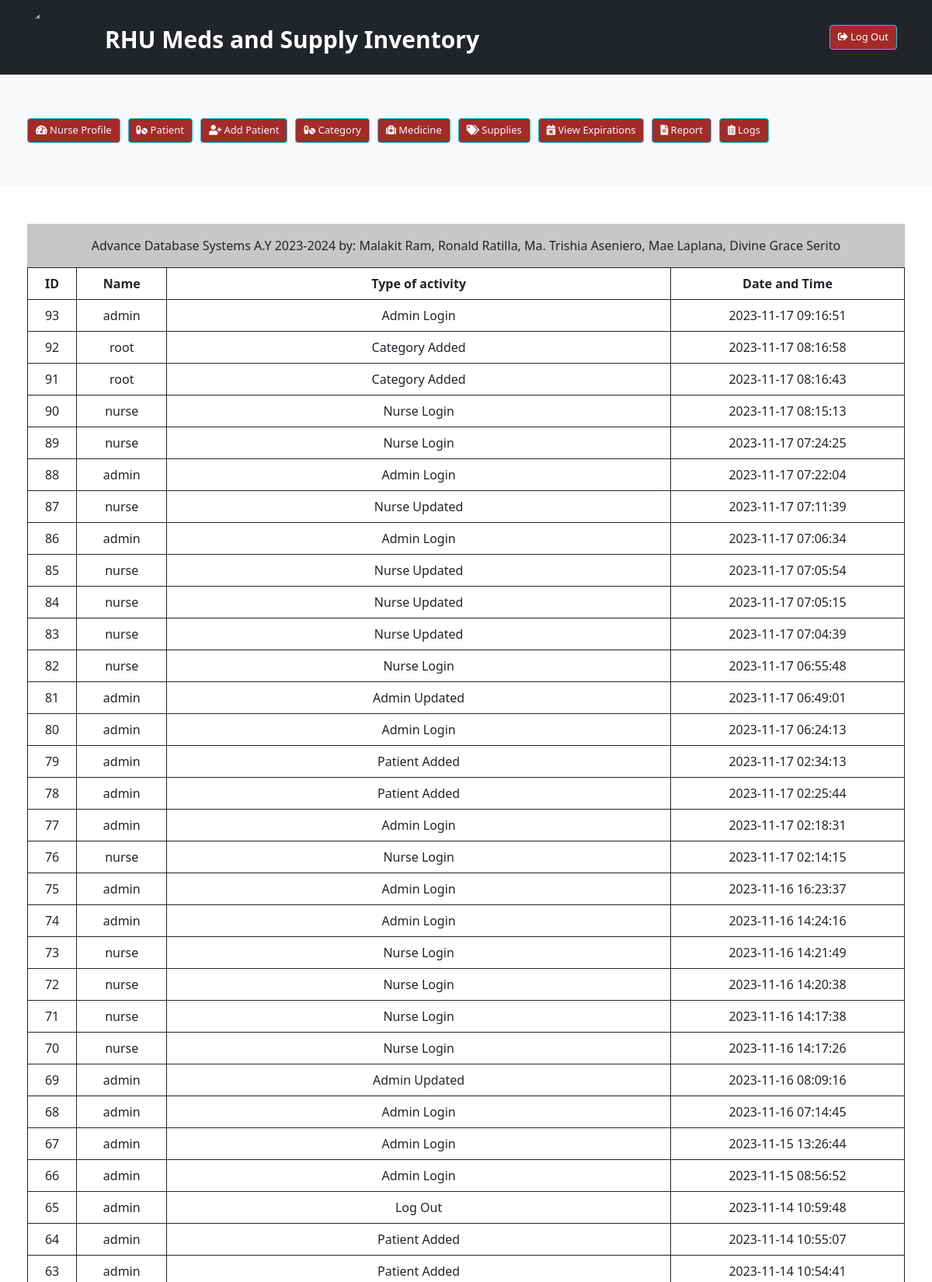
Page /nactivitylog.php (upper part) on the committed database.
### tables this page shows
CREATE TABLE `activitylogstb` (
  `id` int(11) NOT NULL,
  `accountname` varchar(255) DEFAULT NULL,
  `kindofactivity` varchar(255) NOT NULL,
  `dateandtime` datetime DEFAULT NULL
);

### nactivitylog.php (the view, shortened to what this page needs)
<!DOCTYPE html>
<html>
<head>
    <link href="https://cdn.jsdelivr.net/npm/bootstrap@5.0.2/dist/css/bootstrap.min.css" rel="stylesheet">
    <?php  include("nurse_dashboard.php"); ?>
</head>
<div class="container mt-5">
<table class="table table-responsive table-bordered border-dark table-hover text-center ">
        <tr>
            <th>ID</th>
            <th>Name</th>
            <th>Type of activity</th>
            <th>Date and Time</th>
        </tr>
</div>
<?php
include "dbconfig.php";
include "footer.php";
$sql = "SELECT * FROM activitylogstb ORDER BY dateandtime DESC";
$result = $conn->query($sql);
if ($result->num_rows > 0) {
    while ($row = $result->fetch_assoc()) {
        echo "<tr>";
        echo "<td>" . $row["id"] . "</td>";
        echo "<td>" . $row["accountname"] . "</td>";
        echo "<td>" . $row["kindofactivity"] . "</td>";
        echo "<td>" . $row["dateandtime"] . "</td>";
        echo "</tr>";
    }
} else {
    echo "No activity logs found.";
}
?>
</body>
</html>

### nurse_dashboard.php (style rules this page uses)
.container { padding: 0 5px; }

### rows in the picture
activitylogstb: id "93", accountname "admin", kindofactivity "Admin Login", dateandtime "2023-11-17 09:16:51"
activitylogstb: id "92", accountname "root", kindofactivity "Category Added", dateandtime "2023-11-17 08:16:58"
activitylogstb: id "91", accountname "root", kindofactivity "Category Added", dateandtime "2023-11-17 08:16:43"
activitylogstb: id "90", accountname "nurse", kindofactivity "Nurse Login", dateandtime "2023-11-17 08:15:13"
activitylogstb: id "89", accountname "nurse", kindofactivity "Nurse Login", dateandtime "2023-11-17 07:24:25"
activitylogstb: id "88", accountname "admin", kindofactivity "Admin Login", dateandtime "2023-11-17 07:22:04"
activitylogstb: id "87", accountname "nurse", kindofactivity "Nurse Updated", dateandtime "2023-11-17 07:11:39"
activitylogstb: id "86", accountname "admin", kindofactivity "Admin Login", dateandtime "2023-11-17 07:06:34"
activitylogstb: id "85", accountname "nurse", kindofactivity "Nurse Updated", dateandtime "2023-11-17 07:05:54"
activitylogstb: id "84", accountname "nurse", kindofactivity "Nurse Updated", dateandtime "2023-11-17 07:05:15"
activitylogstb: id "83", accountname "nurse", kindofactivity "Nurse Updated", dateandtime "2023-11-17 07:04:39"
activitylogstb: id "82", accountname "nurse", kindofactivity "Nurse Login", dateandtime "2023-11-17 06:55:48"
activitylogstb: id "81", accountname "admin", kindofactivity "Admin Updated", dateandtime "2023-11-17 06:49:01"
activitylogstb: id "80", accountname "admin", kindofactivity "Admin Login", dateandtime "2023-11-17 06:24:13"
activitylogstb: id "79", accountname "admin", kindofactivity "Patient Added", dateandtime "2023-11-17 02:34:13"
activitylogstb: id "78", accountname "admin", kindofactivity "Patient Added", dateandtime "2023-11-17 02:25:44"
activitylogstb: id "77", accountname "admin", kindofactivity "Admin Login", dateandtime "2023-11-17 02:18:31"
activitylogstb: id "76", accountname "nurse", kindofactivity "Nurse Login", dateandtime "2023-11-17 02:14:15"
activitylogstb: id "75", accountname "admin", kindofactivity "Admin Login", dateandtime "2023-11-16 16:23:37"
activitylogstb: id "74", accountname "admin", kindofactivity "Admin Login", dateandtime "2023-11-16 14:24:16"
activitylogstb: id "73", accountname "nurse", kindofactivity "Nurse Login", dateandtime "2023-11-16 14:21:49"
activitylogstb: id "72", accountname "nurse", kindofactivity "Nurse Login", dateandtime "2023-11-16 14:20:38"
activitylogstb: id "71", accountname "nurse", kindofactivity "Nurse Login", dateandtime "2023-11-16 14:17:38"
activitylogstb: id "70", accountname "nurse", kindofactivity "Nurse Login", dateandtime "2023-11-16 14:17:26"
activitylogstb: id "69", accountname "admin", kindofactivity "Admin Updated", dateandtime "2023-11-16 08:09:16"
activitylogstb: id "68", accountname "admin", kindofactivity "Admin Login", dateandtime "2023-11-16 07:14:45"
activitylogstb: id "67", accountname "admin", kindofactivity "Admin Login", dateandtime "2023-11-15 13:26:44"
activitylogstb: id "66", accountname "admin", kindofactivity "Admin Login", dateandtime "2023-11-15 08:56:52"
activitylogstb: id "65", accountname "admin", kindofactivity "Log Out", dateandtime "2023-11-14 10:59:48"
activitylogstb: id "64", accountname "admin", kindofactivity "Patient Added", dateandtime "2023-11-14 10:55:07"
activitylogstb: id "63", accountname "admin", kindofactivity "Patient Added", dateandtime "2023-11-14 10:54:41"
